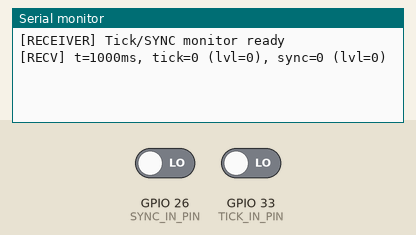
Bench run of a sketch on a simulated ESP32. Shown: the last lines printed to the serial monitor. The test bench sets the inputs (shaded band); at power-on: GPIO 26 (SYNC_IN_PIN) LOW, GPIO 33 (TICK_IN_PIN) LOW.

Above: at 1.2 s.
1.3 s: GPIO 26 (SYNC_IN_PIN) driven HIGH
At 2.6 s:
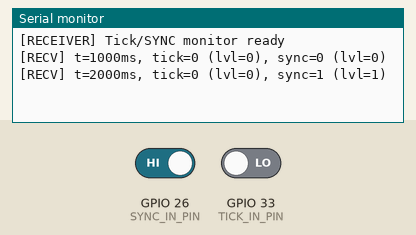
2.8 s: GPIO 33 (TICK_IN_PIN) driven HIGH
At 3.8 s:
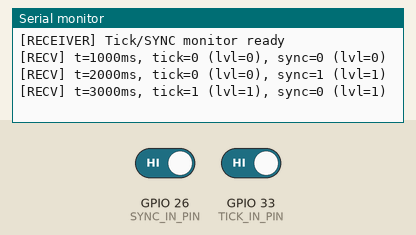
4.3 s: GPIO 26 (SYNC_IN_PIN) driven LOW
At 5.6 s:
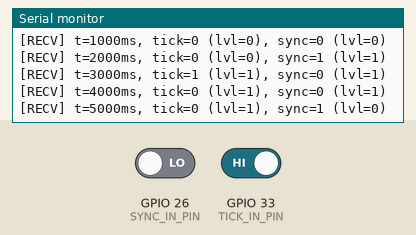
5.8 s: GPIO 33 (TICK_IN_PIN) driven LOW
At 6.4 s:
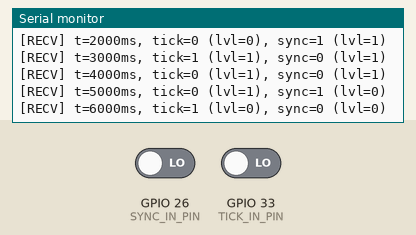
Timing chart, 0 to 8.3 s (numbered marks = the images above; inputs shaded):
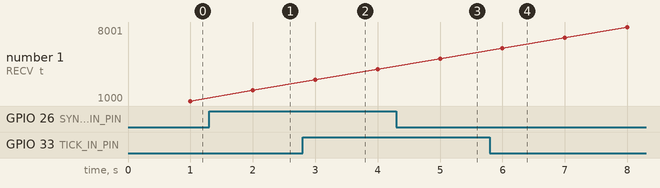

The sketch:

test.ino
```cpp
// test.ino - SYNC/TICK疎通テスト
// ROLE_SENDER: GPIO27で1HzのTICKパルスを出力（幅100ms）
// ROLE_RECEIVER: GPIO33でTICKを受信し、割込みカウントとレベルを1秒ごとに出力
// GPIO25/26のSYNCも簡易的にトグルしてテスト可能（オプション）

#include <Arduino.h>

// ==== 設定 ====
static const bool ROLE_SENDER = false; // trueで送信、falseで受信
static const uint32_t TICK_INTERVAL_MS = 1000; // 1Hz
static const uint32_t TICK_PULSE_MS    = 100;  // パルス幅100ms

// ピン割り当て
static const int TICK_OUT_PIN = 27;
static const int TICK_IN_PIN  = 33;
static const int SYNC_OUT_PIN = 25;
static const int SYNC_IN_PIN  = 26;

// 送信側
uint32_t nextTickMs = 0; bool tickActive=false;
uint32_t nextSyncMs = 0; bool syncState=false;

// 受信側
volatile uint32_t tickCount=0; volatile uint32_t syncCount=0;
volatile bool tickLevel=false; volatile bool syncLevel=false;

void IRAM_ATTR onTick(){ tickCount++; tickLevel = digitalRead(TICK_IN_PIN); }
void IRAM_ATTR onSync(){ syncCount++; syncLevel = digitalRead(SYNC_IN_PIN); }

void setup(){
  Serial.begin(115200);
  if (ROLE_SENDER){
    pinMode(TICK_OUT_PIN, OUTPUT); digitalWrite(TICK_OUT_PIN, LOW);
    pinMode(SYNC_OUT_PIN, OUTPUT); digitalWrite(SYNC_OUT_PIN, LOW);
    nextTickMs = millis() + 1000;
    nextSyncMs = millis() + 2000; // 2秒ごとにトグルしてみる
    Serial.println("[SENDER] Tick/SYNC pulse generator ready");
  } else {
    pinMode(TICK_IN_PIN, INPUT_PULLDOWN);
    pinMode(SYNC_IN_PIN, INPUT_PULLDOWN);
    attachInterrupt(digitalPinToInterrupt(TICK_IN_PIN), onTick, CHANGE);
    attachInterrupt(digitalPinToInterrupt(SYNC_IN_PIN), onSync, CHANGE);
    Serial.println("[RECEIVER] Tick/SYNC monitor ready");
  }
}

void loop(){
  if (ROLE_SENDER){
    uint32_t now = millis();
    // TICK発生
    if (!tickActive && (int32_t)(now - nextTickMs) >= 0){
      digitalWrite(TICK_OUT_PIN, HIGH);
      tickActive = true;
      nextTickMs = now + TICK_INTERVAL_MS;
    }
    if (tickActive && (millis() - (nextTickMs - TICK_INTERVAL_MS)) >= TICK_PULSE_MS){
      digitalWrite(TICK_OUT_PIN, LOW);
      tickActive = false;
    }
    // SYNCトグル（オプション）
    if ((int32_t)(now - nextSyncMs) >= 0){
      syncState = !syncState;
      digitalWrite(SYNC_OUT_PIN, syncState ? HIGH : LOW);
      nextSyncMs = now + 2000; // 2秒周期
    }
    vTaskDelay(1);
  } else {
    static uint32_t lastPrint=0; uint32_t now=millis();
    if (now - lastPrint >= 1000){
      noInterrupts();
      uint32_t tc=tickCount, sc=syncCount; bool tl=tickLevel, sl=syncLevel;
      tickCount=0; syncCount=0; // 1秒ごとに差分を表示
      interrupts();
      Serial.printf("[RECV] t=%lums, tick=%lu (lvl=%d), sync=%lu (lvl=%d)\n",
                    (unsigned long)now, (unsigned long)tc, (int)tl, (unsigned long)sc, (int)sl);
      lastPrint = now;
    }
    vTaskDelay(1);
  }
}
```

Measured:
- after the input at 1.3 s, the serial monitor: prints a new line after 0.70 s (image 1)
- after the input at 2.8 s, the serial monitor: prints a new line after 0.20 s (image 2)
- after the input at 4.3 s, the serial monitor: prints a new line after 0.70 s (image 3)
- after the input at 5.8 s, the serial monitor: prints a new line after 0.20 s (image 4)
